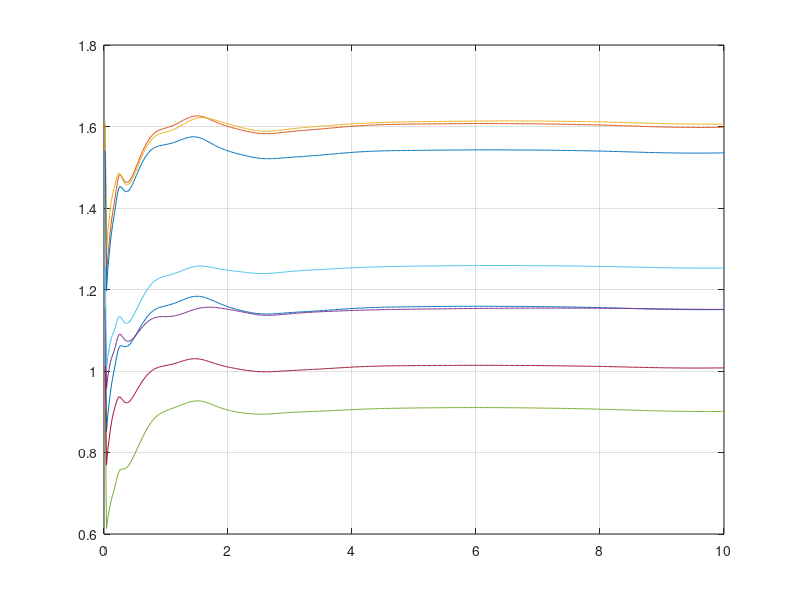
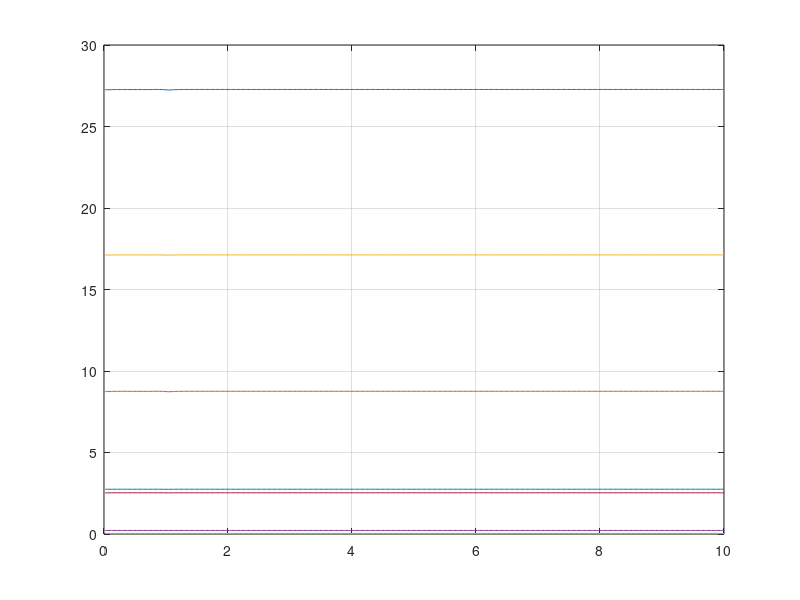
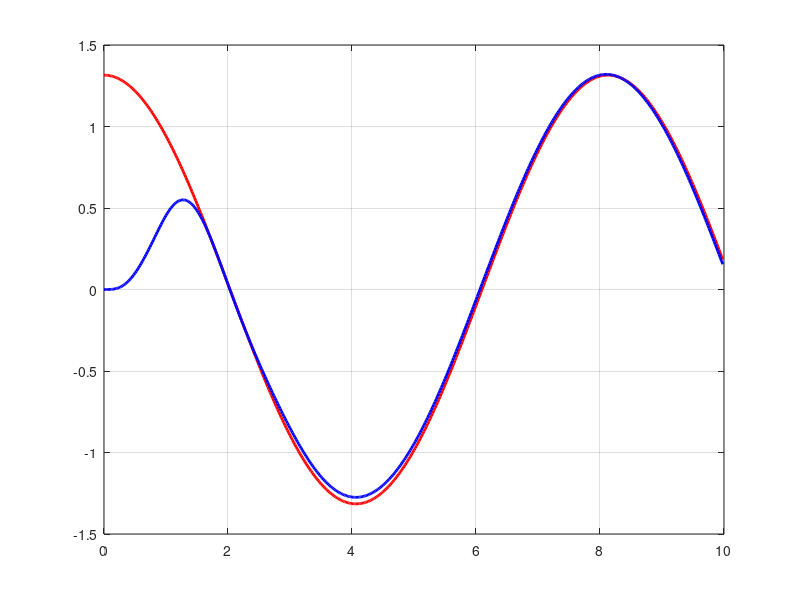
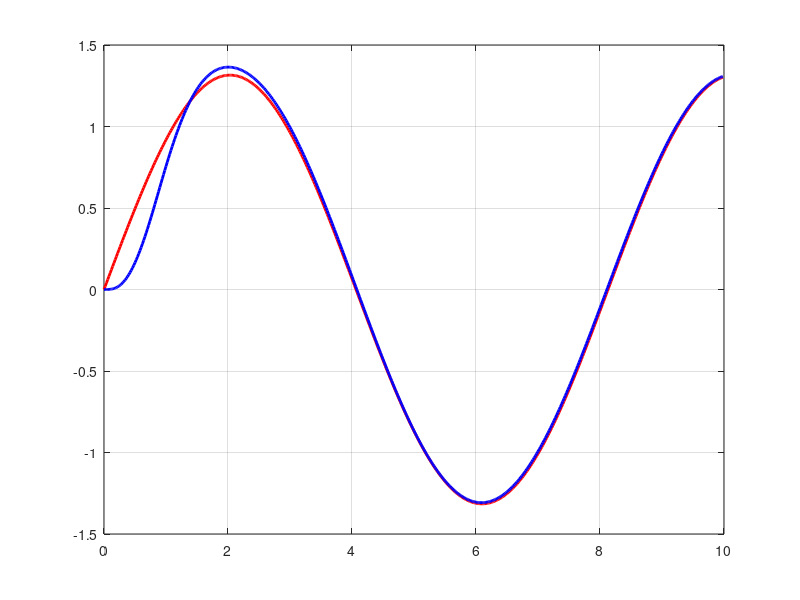

Reproduce these figures in MATLAB, in order.
clear; clc;

%% load file
smc_param_pos = csvread('./response/opt_smc_param_pos.csv', 1, 0);
smc_param_att = csvread('./response/opt_smc_param_att.csv', 1, 0);
ref_cmd = csvread('./response/ref_cmd.csv', 1, 0);
uav_state = csvread('./response/uav_state.csv', 1, 0);

smc_param_pos(1, :) = [];
smc_param_att(1, :) = [];

%% SMC parameter
shape = size(smc_param_pos);
figure(1);
set(gcf, 'unit', 'centimeters', 'position', [7 6 10 8]);
for i = 1 : shape(2)
    plot((1: length(smc_param_pos(:, i)))/1e2*2, smc_param_pos(:, i)); hold on;
end
% legend('k11', 'k12', 'k13', 'k21', 'k22', 'k23', 'gamma', 'lambda');
grid on;

shape = size(smc_param_att);
figure(2);
set(gcf, 'unit', 'centimeters', 'position', [7 6 10 8]);
for i = 1 : shape(2)
    plot((1: length(smc_param_att(:, i)))/1e2*2, smc_param_att(:, i)); hold on;
end
% legend('k11', 'k12', 'k13', 'k21', 'k22', 'k23', 'gamma', 'lambda');
grid on;

%% state response
%% x
figure(3);
set(gcf, 'unit', 'centimeters', 'position', [7 6 10 8]);
plot(ref_cmd(:, 1), ref_cmd(:, 2), 'red', 'linewidth', 2); hold on;
plot(uav_state(:, 1), uav_state(:, 2), 'blue', 'linewidth', 2);
grid on;

%% y
figure(4);
set(gcf, 'unit', 'centimeters', 'position', [7 6 10 8]);
plot(ref_cmd(:, 1), ref_cmd(:, 3), 'red', 'linewidth', 2); hold on;
plot(uav_state(:, 1), uav_state(:, 3), 'blue', 'linewidth', 2);
grid on;

%% z
figure(5);
set(gcf, 'unit', 'centimeters', 'position', [7 6 10 8]);
plot(ref_cmd(:, 1), ref_cmd(:, 4), 'red', 'linewidth', 2); hold on;
plot(uav_state(:, 1), uav_state(:, 4), 'blue', 'linewidth', 2);
grid on;

%% vx
figure(6);
set(gcf, 'unit', 'centimeters', 'position', [7 6 10 8]);
plot(ref_cmd(:, 1), ref_cmd(:, 5), 'red', 'linewidth', 2); hold on;
plot(uav_state(:, 1), uav_state(:, 5), 'blue', 'linewidth', 2);
grid on;

%% vy
figure(7);
set(gcf, 'unit', 'centimeters', 'position', [7 6 10 8]);
plot(ref_cmd(:, 1), ref_cmd(:, 6), 'red', 'linewidth', 2); hold on;
plot(uav_state(:, 1), uav_state(:, 6), 'blue', 'linewidth', 2);
grid on;

%% vz
figure(8);
set(gcf, 'unit', 'centimeters', 'position', [7 6 10 8]);
plot(ref_cmd(:, 1), ref_cmd(:, 7), 'red', 'linewidth', 2); hold on;
plot(uav_state(:, 1), uav_state(:, 7), 'blue', 'linewidth', 2);
grid on;
